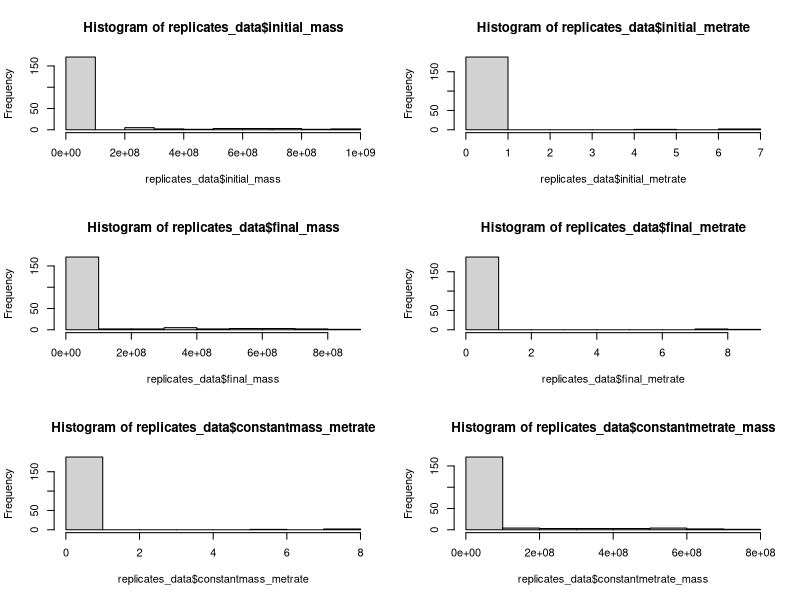
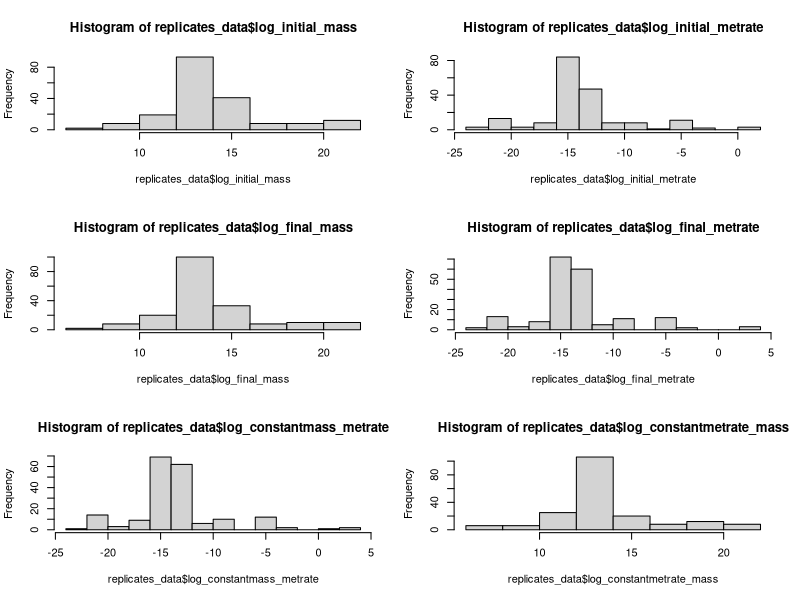
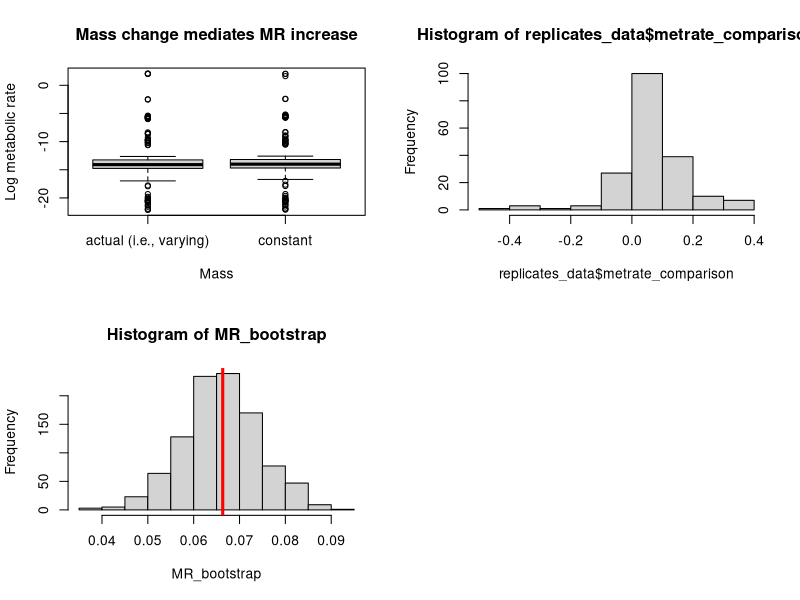
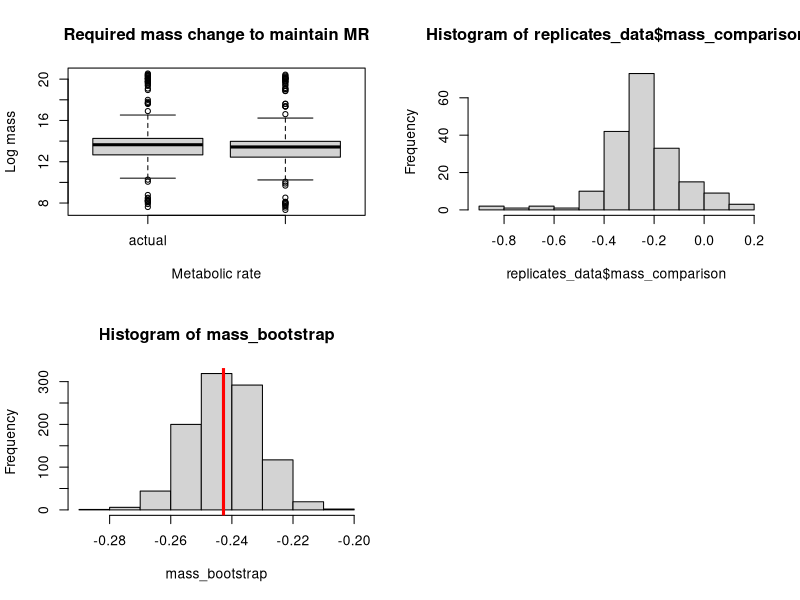
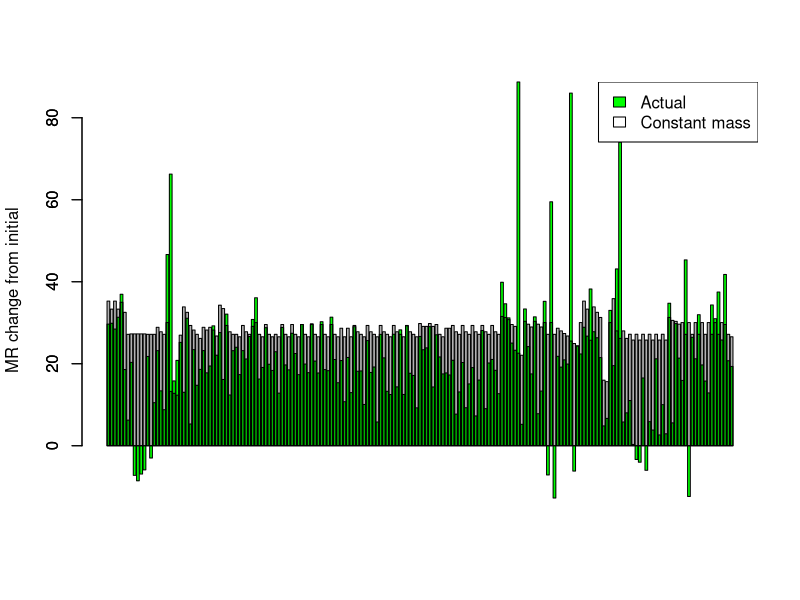
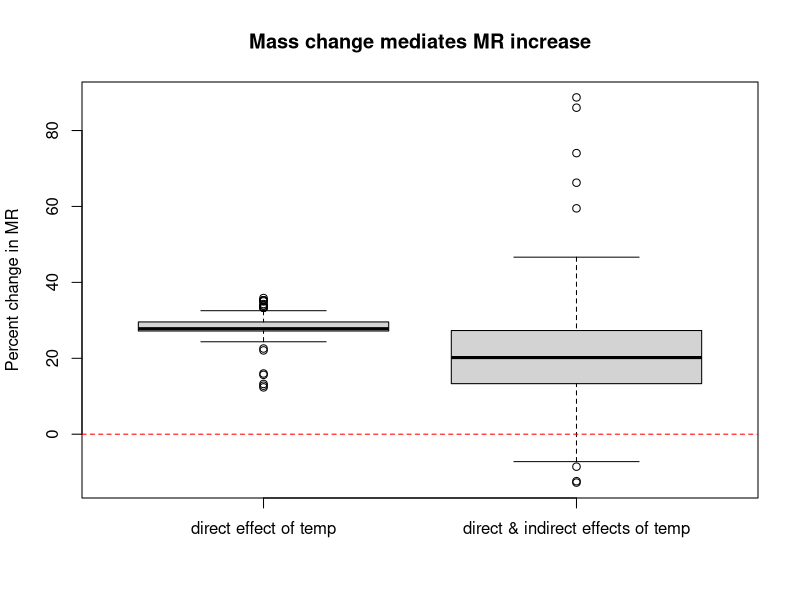
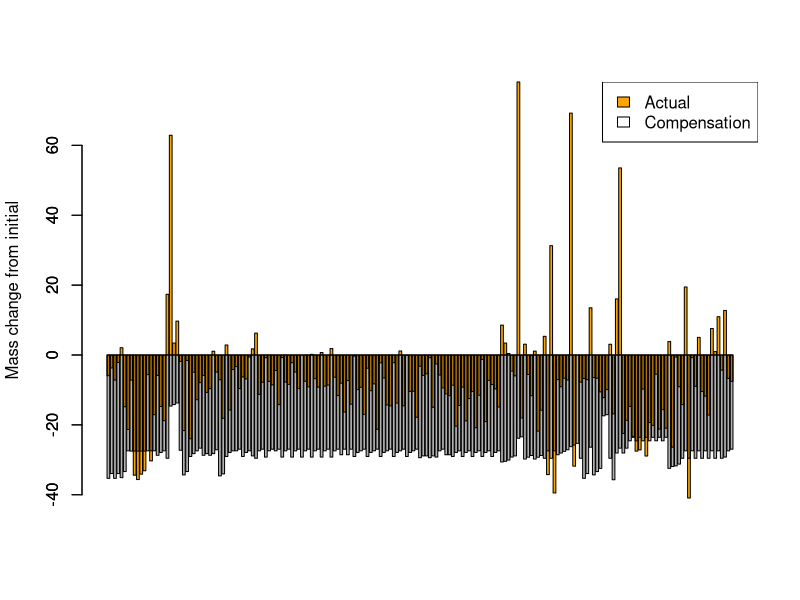
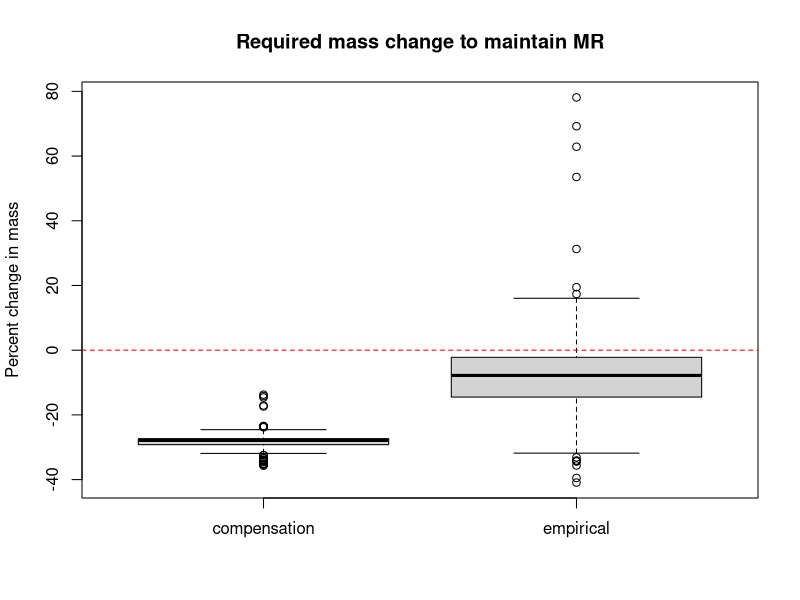

R code for these plots, in order: (Note: this script raises an error after producing the figures.)
# Read in clean data
replicates_data = read.csv("clean_data_MTEecto.csv")

#--------------------NORMALITY OF MASS & MR VALUES-------------------------

# Look at distributions of all mass and metabolic rate values
par(mfrow = c(3, 2))
hist(replicates_data$initial_mass)
hist(replicates_data$initial_metrate)
hist(replicates_data$final_mass)
hist(replicates_data$final_metrate)
hist(replicates_data$constantmass_metrate)
hist(replicates_data$constantmetrate_mass)

# Generate list of normality test p-values for all mass and MR values
IM_norm = shapiro.test(replicates_data$initial_mass)
IMR_norm = shapiro.test(replicates_data$initial_metrate)
FM_norm = shapiro.test(replicates_data$final_mass)
FMR_norm = shapiro.test(replicates_data$final_metrate)
CMR_norm = shapiro.test(replicates_data$constantmass_metrate)
CM_norm = shapiro.test(replicates_data$constantmetrate_mass)

non_trans = c(IM_norm$p.value, IMR_norm$p.value, FM_norm$p.value, FMR_norm$p.value, CMR_norm$p.value, CM_norm$p.value)

#-----------------NORMALITY OF TRANSFORMED MASS & MR VALUES--------------------

# Log transform all metabolic rate & mass values
replicates_data$log_initial_mass = log(replicates_data$initial_mass)
replicates_data$log_initial_metrate = log(replicates_data$initial_metrate)
replicates_data$log_final_mass = log(replicates_data$final_mass)
replicates_data$log_final_metrate = log(replicates_data$final_metrate)
replicates_data$log_constantmass_metrate = log(replicates_data$constantmass_metrate)
replicates_data$log_constantmetrate_mass = log(replicates_data$constantmetrate_mass)

# Histograms of transformed values
par(mfrow = c(3, 2))
hist(replicates_data$log_initial_mass)
hist(replicates_data$log_initial_metrate)
hist(replicates_data$log_final_mass)
hist(replicates_data$log_final_metrate)
hist(replicates_data$log_constantmass_metrate)
hist(replicates_data$log_constantmetrate_mass)

# Add log transformed values to normality test p-values list
LIM_norm = shapiro.test(replicates_data$log_initial_mass)
LIMR_norm = shapiro.test(replicates_data$log_initial_metrate)
LFM_norm = shapiro.test(replicates_data$log_final_mass)
LFMR_norm = shapiro.test(replicates_data$log_final_metrate)
LCMR_norm = shapiro.test(replicates_data$log_constantmass_metrate)
LCM_norm = shapiro.test(replicates_data$log_constantmetrate_mass)

trans = c(LIM_norm$p.value, LIM_norm$p.value, LFM_norm$p.value, LFMR_norm$p.value, LCMR_norm$p.value, LCM_norm$p.value)
norm_pvalues = data.frame(non_trans, trans)

#------------------DIFFERENCES IN TRANSFORMED FINAL & CONSTANT VALUES--------------

par(mfrow = c(2, 2))
# Comparison of final and constant mass transformed metabolic rates
# Positive values mean MR is greater when mass does not vary
# Bootstrap gets distribution of average log difference to check that value
t.test(replicates_data$log_final_metrate, replicates_data$log_constantmass_metrate, paired = TRUE)
boxplot(replicates_data$log_final_metrate, replicates_data$log_constantmass_metrate, main = "Mass change mediates MR increase", xlab = "Mass", ylab = "Log metabolic rate", names = c("actual (i.e., varying)", "constant"))
replicates_data$metrate_comparison = replicates_data$log_constantmass_metrate - replicates_data$log_final_metrate
mean(replicates_data$metrate_comparison)
hist(replicates_data$metrate_comparison)
MR_bootstrap = replicate(1000, {
  boot_rows = sample.int(nrow(replicates_data), replace = TRUE)
  boot_dataset = replicates_data[boot_rows, ]
  mean(log(boot_dataset$constantmass_metrate) - log(boot_dataset$final_metrate))
}
)
hist(MR_bootstrap)
abline(v = mean(replicates_data$metrate_comparison), lwd = 3, col = "red")

par(mfrow = c(2, 2))
# Comparison of final and constant MR transformed masses
# Negative values mean mass would have to be much smaller for MR to be maintained
# Bootstrap gets distribution of average log difference to check that value
t.test(replicates_data$log_final_mass, replicates_data$log_constantmetrate_mass, paired = TRUE)
boxplot(replicates_data$log_final_mass, replicates_data$log_constantmetrate_mass, main = "Required mass change to maintain MR", xlab = "Metabolic rate", ylab = "Log mass", names = c("actual", "constant (i.e., compensation mass)"))
replicates_data$mass_comparison = replicates_data$log_constantmetrate_mass - replicates_data$log_final_mass
mean(replicates_data$mass_comparison)
hist(replicates_data$mass_comparison)
mass_bootstrap = replicate(1000, {
  boot_rows = sample.int(nrow(replicates_data), replace = TRUE)
  boot_dataset = replicates_data[boot_rows, ]
  mean(log(boot_dataset$constantmetrate_mass) - log(boot_dataset$final_mass))
  }
)
hist(mass_bootstrap)
abline(v = mean(replicates_data$mass_comparison), lwd = 3, col = "red")

#-----------PERCENT DIFFERENCES OF MASS & MR VALUES TO INCLUDE INITIAL----------

# Percent differences for metabolic rates
# 1: initial to final (empirical), expect increase
# 2: initial to constant mass (theoretical), expect increase
# 3: final to constant mass, expect increase
replicates_data$PD_1 = ((replicates_data$final_metrate / replicates_data$initial_metrate) - 1) * 100
replicates_data$PD_2 = ((replicates_data$constantmass_metrate / replicates_data$initial_metrate) - 1) * 100
replicates_data$PD_3 = ((replicates_data$constantmass_metrate / replicates_data$final_metrate) - 1) * 100

# Percent differences for masses
# 4: initial to final (empirical), expect decrease
# 5: initial to constant metabolic rate (theoretical), expect decrease
# 6: final to constant metabolic rate, expect decrease
replicates_data$PD_4 = ((replicates_data$final_mass / replicates_data$initial_mass) - 1) * 100
replicates_data$PD_5 = ((replicates_data$constantmetrate_mass / replicates_data$initial_mass) - 1) * 100
replicates_data$PD_6 = ((replicates_data$constantmetrate_mass / replicates_data$final_mass) - 1) * 100

# Metabolic rate PD comparison for each observationn
par(mfrow = c(1, 1))
barplot(replicates_data$PD_1, col = "green", ylab = "MR change from initial")
barplot(replicates_data$PD_2, col = rgb(0, 0, 0, alpha = 0.3), add = TRUE)
legend("topright", c("Actual", "Constant mass"), fill = c("green", "white"))

# Metabolic rate PD comparison for actual and constant mass conditions
boxplot(replicates_data$PD_2, replicates_data$PD_1, main = "Mass change mediates MR increase", ylab = "Percent change in MR", names = c("direct effect of temp", "direct & indirect effects of temp"))
abline(h = 0, col = "red", lty = 2)

# Mass PD comparison for each observationn
barplot(replicates_data$PD_4, col = "orange", ylab = "Mass change from initial")
barplot(replicates_data$PD_5, col = rgb(0, 0, 0, alpha = 0.3), add = TRUE)
legend("topright", c("Actual", "Compensation"), fill = c("orange", "white"))

# Mass PD comparison for actual and constant metabolic rate conditions
boxplot(replicates_data$PD_5, replicates_data$PD_4, main = "Required mass change to maintain MR", ylab = "Percent change in mass", names = c("compensation", "empirical"))
abline(h = 0, col = "red", lty = 2)

# ------------------Mixed model----------

library(lme4)

# LMM including all fixed and random effects of interest
LMM = lmer(mass_comparison ~ initial_temp + initial_mass_grams + Class + (1 | species) + (1 | studyID), data = replicates_data)
summary(LMM)

# # From meeting with Dave
# replicates_data$releveled_class = relevel(factor(replicates_data$Class), "Insecta")
# replicates_data$paper_id = gsub("[A-Z]$", "", as.character(replicates_data$studyID))
# summary(lmer(mass_comparison ~ (1|studyID), data = replicates_data))
# summary(lmer(mass_comparison ~ (1|species), data = replicates_data))
# summary(lmer(mass_comparison ~ releveled_class + (1|species), data = replicates_data))
# summary(lmer(mass_comparison ~ releveled_class + (1|species) + (1|paper_id), data = replicates_data))
# # Don't publish based on these numbers
# round(ranef(lmer(mass_comparison ~ releveled_class + (1|species), data = replicates_data))[[1]], 3)

#---------------------SPECIES VALUES------------------------

# Create species dataset
# This code is way awful
library(dplyr)

# Get columns for averages
species_data = replicates_data %>%
  group_by(species) %>%
  #summarise(count = n())
  summarise_each(funs(mean), initial_mass, final_mass, initial_metrate, final_metrate, 
                 constantmass_metrate, constantmetrate_mass, PD_1, PD_2, PD_3, PD_4, PD_5, PD_6) 

# Add in species occurrence values
occurrences = replicates_data %>%
  group_by(species) %>%
  summarise(count = n())

species_data$occurrences = occurrences$count

# Add log transformed values to species dataset
species_data$log_initial_mass = log(species_data$initial_mass)
species_data$log_initial_metrate = log(species_data$initial_metrate)
species_data$log_final_mass = log(species_data$final_mass)
species_data$log_final_metrate = log(species_data$final_metrate)
species_data$log_constantmass_metrate = log(species_data$constantmass_metrate)
species_data$log_constantmetrate_mass = log(species_data$constantmetrate_mass)

#---------------------CLASS VALUES------------------------

# Get columns for averages
classes_data = replicates_data %>%
  group_by(Class) %>%
  #summarise(count = n())
  summarise_each(funs(mean), initial_mass, final_mass, initial_metrate, final_metrate, 
                 constantmass_metrate, constantmetrate_mass, PD_1, PD_2, PD_3, PD_4, PD_5, PD_6) 

# Add in species occurrence values
occurrences = replicates_data %>%
  group_by(Class) %>%
  summarise(count = n())

classes_data$occurrences = occurrences$count

replicates_data %>%
  group_by(Class) %>%
  print(Class)

boxplot(replicates_data$PD_2, replicates_data$PD_1, main = "Mass change mediates MR increase", ylab = "Percent change in MR", names = c("direct effect of temp", "direct & indirect effects of temp"))
abline(h = 0, col = "red", lty = 2)
